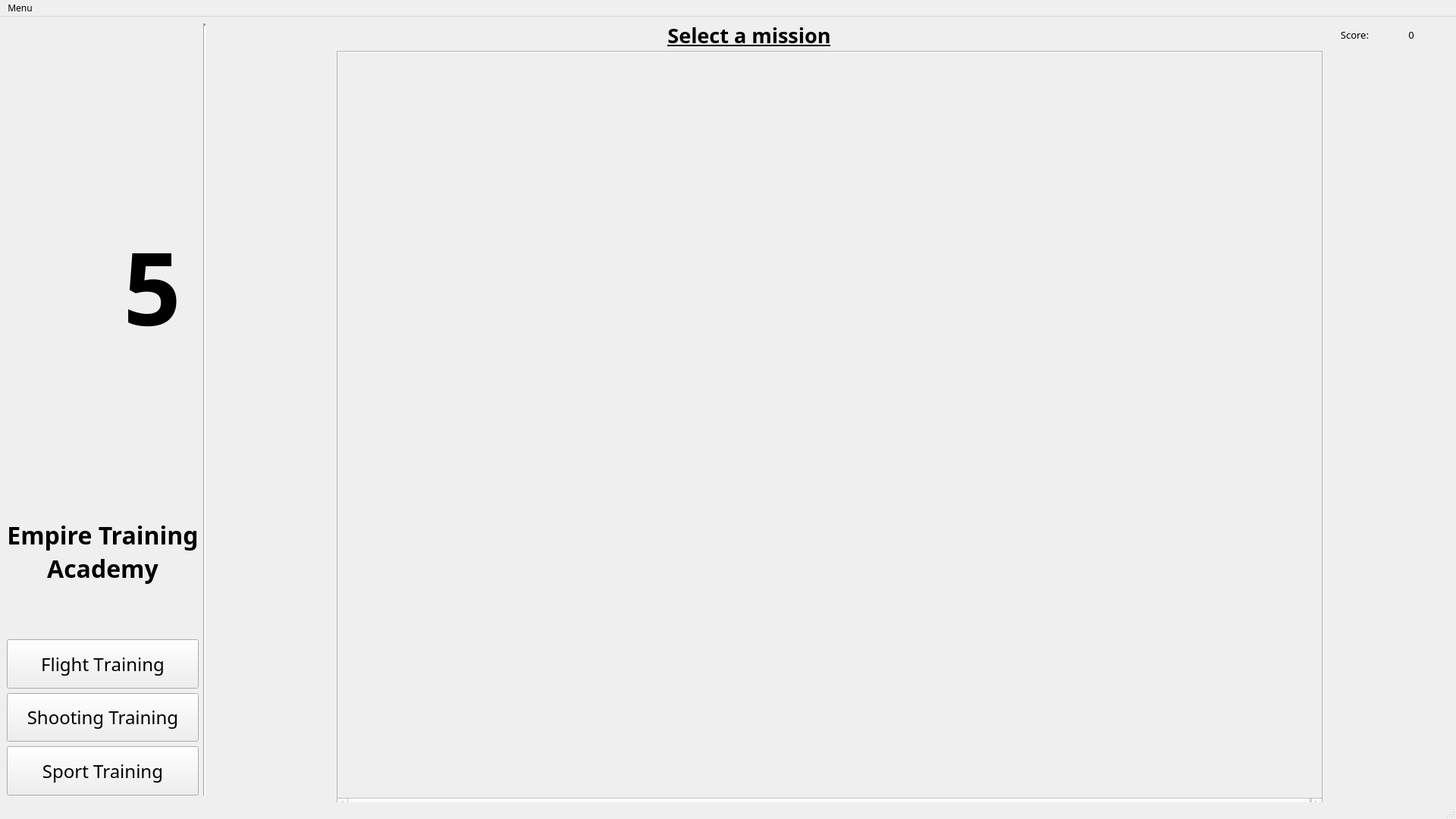
<?xml version="1.0" encoding="UTF-8"?>
<ui version="4.0">
 <class>MainWindow</class>
 <widget class="QMainWindow" name="MainWindow">
  <property name="geometry">
   <rect>
    <x>0</x>
    <y>0</y>
    <width>1920</width>
    <height>1080</height>
   </rect>
  </property>
  <property name="sizePolicy">
   <sizepolicy hsizetype="Preferred" vsizetype="Preferred">
    <horstretch>0</horstretch>
    <verstretch>0</verstretch>
   </sizepolicy>
  </property>
  <property name="minimumSize">
   <size>
    <width>1920</width>
    <height>1080</height>
   </size>
  </property>
  <property name="maximumSize">
   <size>
    <width>1920</width>
    <height>1080</height>
   </size>
  </property>
  <property name="sizeIncrement">
   <size>
    <width>16</width>
    <height>9</height>
   </size>
  </property>
  <property name="font">
   <font>
    <family>Bahnschrift</family>
   </font>
  </property>
  <property name="cursor">
   <cursorShape>CrossCursor</cursorShape>
  </property>
  <property name="windowTitle">
   <string>Empire Training Academy</string>
  </property>
  <property name="windowIcon">
   <iconset resource="resources/resources.qrc">
    <normaloff>:/images/images/Emblem_of_the_First_Galactic_Empire.svg</normaloff>:/images/images/Emblem_of_the_First_Galactic_Empire.svg</iconset>
  </property>
  <property name="autoFillBackground">
   <bool>false</bool>
  </property>
  <property name="styleSheet">
   <string notr="true"/>
  </property>
  <widget class="QWidget" name="centralwidget">
   <property name="sizePolicy">
    <sizepolicy hsizetype="Fixed" vsizetype="Fixed">
     <horstretch>0</horstretch>
     <verstretch>0</verstretch>
    </sizepolicy>
   </property>
   <layout class="QHBoxLayout" name="horizontalLayout">
    <item>
     <layout class="QVBoxLayout" name="verticalLayout">
      <property name="rightMargin">
       <number>0</number>
      </property>
      <item>
       <layout class="QHBoxLayout" name="horizontalLayout_4">
        <property name="bottomMargin">
         <number>0</number>
        </property>
        <item>
         <layout class="QHBoxLayout" name="horizontalLayout_5">
          <item>
           <spacer name="horizontalSpacer">
            <property name="orientation">
             <enum>Qt::Horizontal</enum>
            </property>
            <property name="sizeType">
             <enum>QSizePolicy::Preferred</enum>
            </property>
            <property name="sizeHint" stdset="0">
             <size>
              <width>40</width>
              <height>20</height>
             </size>
            </property>
           </spacer>
          </item>
          <item>
           <widget class="QLabel" name="profilePicLable">
            <property name="enabled">
             <bool>true</bool>
            </property>
            <property name="minimumSize">
             <size>
              <width>40</width>
              <height>40</height>
             </size>
            </property>
            <property name="maximumSize">
             <size>
              <width>40</width>
              <height>40</height>
             </size>
            </property>
            <property name="text">
             <string/>
            </property>
            <property name="pixmap">
             <pixmap resource="resources/resources.qrc">:/images/images/close.svg</pixmap>
            </property>
            <property name="scaledContents">
             <bool>true</bool>
            </property>
           </widget>
          </item>
          <item>
           <widget class="QLabel" name="profileRankLable">
            <property name="sizePolicy">
             <sizepolicy hsizetype="Minimum" vsizetype="Preferred">
              <horstretch>0</horstretch>
              <verstretch>0</verstretch>
             </sizepolicy>
            </property>
            <property name="font">
             <font>
              <pointsize>15</pointsize>
              <weight>75</weight>
              <bold>true</bold>
             </font>
            </property>
            <property name="text">
             <string>&lt;rank&gt;</string>
            </property>
            <property name="alignment">
             <set>Qt::AlignRight|Qt::AlignTrailing|Qt::AlignVCenter</set>
            </property>
           </widget>
          </item>
          <item>
           <widget class="QLabel" name="profileNameLable">
            <property name="sizePolicy">
             <sizepolicy hsizetype="Minimum" vsizetype="Preferred">
              <horstretch>0</horstretch>
              <verstretch>0</verstretch>
             </sizepolicy>
            </property>
            <property name="font">
             <font>
              <pointsize>15</pointsize>
             </font>
            </property>
            <property name="text">
             <string>&lt;name&gt;</string>
            </property>
           </widget>
          </item>
          <item>
           <spacer name="horizontalSpacer_2">
            <property name="orientation">
             <enum>Qt::Horizontal</enum>
            </property>
            <property name="sizeType">
             <enum>QSizePolicy::Preferred</enum>
            </property>
            <property name="sizeHint" stdset="0">
             <size>
              <width>40</width>
              <height>20</height>
             </size>
            </property>
           </spacer>
          </item>
         </layout>
        </item>
       </layout>
      </item>
      <item>
       <layout class="QHBoxLayout" name="Logo_layout">
        <item>
         <widget class="QLabel" name="logo">
          <property name="sizePolicy">
           <sizepolicy hsizetype="Preferred" vsizetype="Preferred">
            <horstretch>0</horstretch>
            <verstretch>0</verstretch>
           </sizepolicy>
          </property>
          <property name="minimumSize">
           <size>
            <width>20</width>
            <height>20</height>
           </size>
          </property>
          <property name="maximumSize">
           <size>
            <width>800</width>
            <height>800</height>
           </size>
          </property>
          <property name="sizeIncrement">
           <size>
            <width>1</width>
            <height>1</height>
           </size>
          </property>
          <property name="text">
           <string/>
          </property>
          <property name="pixmap">
           <pixmap resource="resources/resources.qrc">:/images/images/Emblem_of_the_First_Galactic_Empire.svg</pixmap>
          </property>
          <property name="scaledContents">
           <bool>true</bool>
          </property>
          <property name="alignment">
           <set>Qt::AlignCenter</set>
          </property>
          <property name="margin">
           <number>5</number>
          </property>
         </widget>
        </item>
        <item>
         <widget class="QLabel" name="countdownLabel">
          <property name="enabled">
           <bool>true</bool>
          </property>
          <property name="minimumSize">
           <size>
            <width>0</width>
            <height>600</height>
           </size>
          </property>
          <property name="font">
           <font>
            <pointsize>100</pointsize>
            <weight>75</weight>
            <bold>true</bold>
           </font>
          </property>
          <property name="text">
           <string>5</string>
          </property>
          <property name="alignment">
           <set>Qt::AlignCenter</set>
          </property>
         </widget>
        </item>
       </layout>
      </item>
      <item>
       <widget class="QLabel" name="eta_label">
        <property name="sizePolicy">
         <sizepolicy hsizetype="Preferred" vsizetype="Preferred">
          <horstretch>0</horstretch>
          <verstretch>0</verstretch>
         </sizepolicy>
        </property>
        <property name="font">
         <font>
          <family>Bahnschrift</family>
          <pointsize>24</pointsize>
          <weight>75</weight>
          <bold>true</bold>
         </font>
        </property>
        <property name="text">
         <string>Empire Training Academy</string>
        </property>
        <property name="alignment">
         <set>Qt::AlignCenter</set>
        </property>
        <property name="wordWrap">
         <bool>true</bool>
        </property>
       </widget>
      </item>
      <item>
       <layout class="QHBoxLayout" name="horizontalLayout_3"/>
      </item>
      <item>
       <spacer name="verticalSpacer">
        <property name="orientation">
         <enum>Qt::Vertical</enum>
        </property>
        <property name="sizeHint" stdset="0">
         <size>
          <width>20</width>
          <height>40</height>
         </size>
        </property>
       </spacer>
      </item>
      <item>
       <widget class="QPushButton" name="gameStartButton1">
        <property name="sizePolicy">
         <sizepolicy hsizetype="Preferred" vsizetype="Expanding">
          <horstretch>0</horstretch>
          <verstretch>0</verstretch>
         </sizepolicy>
        </property>
        <property name="font">
         <font>
          <family>Bahnschrift</family>
          <pointsize>18</pointsize>
          <kerning>false</kerning>
         </font>
        </property>
        <property name="text">
         <string>Flight Training</string>
        </property>
        <property name="icon">
         <iconset resource="resources/resources.qrc">
          <normaloff>:/images/images/rocket-launch.png</normaloff>:/images/images/rocket-launch.png</iconset>
        </property>
        <property name="iconSize">
         <size>
          <width>64</width>
          <height>64</height>
         </size>
        </property>
        <property name="autoRepeat">
         <bool>false</bool>
        </property>
       </widget>
      </item>
      <item>
       <widget class="QPushButton" name="gameStartButton2">
        <property name="sizePolicy">
         <sizepolicy hsizetype="Minimum" vsizetype="Expanding">
          <horstretch>0</horstretch>
          <verstretch>0</verstretch>
         </sizepolicy>
        </property>
        <property name="font">
         <font>
          <family>Bahnschrift</family>
          <pointsize>18</pointsize>
         </font>
        </property>
        <property name="text">
         <string>Shooting Training</string>
        </property>
        <property name="icon">
         <iconset resource="resources/resources.qrc">
          <normaloff>:/images/images/blaster.png</normaloff>:/images/images/blaster.png</iconset>
        </property>
        <property name="iconSize">
         <size>
          <width>64</width>
          <height>64</height>
         </size>
        </property>
        <property name="checkable">
         <bool>false</bool>
        </property>
        <property name="default">
         <bool>false</bool>
        </property>
        <property name="flat">
         <bool>false</bool>
        </property>
       </widget>
      </item>
      <item>
       <widget class="QPushButton" name="gameStartButton3">
        <property name="sizePolicy">
         <sizepolicy hsizetype="Minimum" vsizetype="Expanding">
          <horstretch>0</horstretch>
          <verstretch>0</verstretch>
         </sizepolicy>
        </property>
        <property name="font">
         <font>
          <family>Bahnschrift</family>
          <pointsize>18</pointsize>
         </font>
        </property>
        <property name="text">
         <string>Sport Training</string>
        </property>
        <property name="icon">
         <iconset resource="resources/resources.qrc">
          <normaloff>:/images/images/armor.png</normaloff>:/images/images/armor.png</iconset>
        </property>
        <property name="iconSize">
         <size>
          <width>64</width>
          <height>64</height>
         </size>
        </property>
       </widget>
      </item>
     </layout>
    </item>
    <item>
     <widget class="Line" name="line">
      <property name="minimumSize">
       <size>
        <width>0</width>
        <height>0</height>
       </size>
      </property>
      <property name="font">
       <font>
        <weight>50</weight>
        <bold>false</bold>
       </font>
      </property>
      <property name="lineWidth">
       <number>3</number>
      </property>
      <property name="orientation">
       <enum>Qt::Vertical</enum>
      </property>
     </widget>
    </item>
    <item>
     <layout class="QVBoxLayout" name="verticalLayout_2">
      <property name="leftMargin">
       <number>0</number>
      </property>
      <item>
       <layout class="QHBoxLayout" name="horizontalLayout_6">
        <property name="topMargin">
         <number>0</number>
        </property>
        <item>
         <widget class="QLabel" name="missionNameLabel">
          <property name="sizePolicy">
           <sizepolicy hsizetype="Expanding" vsizetype="Preferred">
            <horstretch>0</horstretch>
            <verstretch>0</verstretch>
           </sizepolicy>
          </property>
          <property name="minimumSize">
           <size>
            <width>0</width>
            <height>30</height>
           </size>
          </property>
          <property name="font">
           <font>
            <pointsize>20</pointsize>
            <weight>75</weight>
            <bold>true</bold>
            <underline>true</underline>
           </font>
          </property>
          <property name="text">
           <string>Select a mission</string>
          </property>
          <property name="alignment">
           <set>Qt::AlignCenter</set>
          </property>
         </widget>
        </item>
        <item>
         <layout class="QHBoxLayout" name="horizontalLayout_7">
          <item>
           <widget class="QLabel" name="scoreLabel">
            <property name="sizePolicy">
             <sizepolicy hsizetype="Minimum" vsizetype="Preferred">
              <horstretch>0</horstretch>
              <verstretch>0</verstretch>
             </sizepolicy>
            </property>
            <property name="minimumSize">
             <size>
              <width>100</width>
              <height>0</height>
             </size>
            </property>
            <property name="maximumSize">
             <size>
              <width>100</width>
              <height>16777215</height>
             </size>
            </property>
            <property name="font">
             <font>
              <pointsize>10</pointsize>
             </font>
            </property>
            <property name="text">
             <string>Score:</string>
            </property>
            <property name="alignment">
             <set>Qt::AlignRight|Qt::AlignTrailing|Qt::AlignVCenter</set>
            </property>
           </widget>
          </item>
          <item>
           <widget class="QLabel" name="scorePointsLabel">
            <property name="sizePolicy">
             <sizepolicy hsizetype="Minimum" vsizetype="Preferred">
              <horstretch>0</horstretch>
              <verstretch>0</verstretch>
             </sizepolicy>
            </property>
            <property name="minimumSize">
             <size>
              <width>100</width>
              <height>0</height>
             </size>
            </property>
            <property name="maximumSize">
             <size>
              <width>200</width>
              <height>16777215</height>
             </size>
            </property>
            <property name="font">
             <font>
              <pointsize>10</pointsize>
             </font>
            </property>
            <property name="text">
             <string>0</string>
            </property>
            <property name="alignment">
             <set>Qt::AlignCenter</set>
            </property>
           </widget>
          </item>
         </layout>
        </item>
       </layout>
      </item>
      <item>
       <layout class="QHBoxLayout" name="horizontalLayout_2">
        <item>
         <widget class="QGraphicsView" name="graphicsView">
          <property name="enabled">
           <bool>false</bool>
          </property>
          <property name="minimumSize">
           <size>
            <width>1300</width>
            <height>1000</height>
           </size>
          </property>
          <property name="maximumSize">
           <size>
            <width>1300</width>
            <height>1000</height>
           </size>
          </property>
          <property name="cursor" stdset="0">
           <cursorShape>CrossCursor</cursorShape>
          </property>
          <property name="backgroundBrush">
           <brush brushstyle="NoBrush">
            <color alpha="255">
             <red>82</red>
             <green>197</green>
             <blue>82</blue>
            </color>
           </brush>
          </property>
          <property name="sceneRect">
           <rectf>
            <x>0.000000000000000</x>
            <y>0.000000000000000</y>
            <width>1300.000000000000000</width>
            <height>900.000000000000000</height>
           </rectf>
          </property>
         </widget>
        </item>
       </layout>
      </item>
     </layout>
    </item>
   </layout>
  </widget>
  <widget class="QMenuBar" name="menubar">
   <property name="geometry">
    <rect>
     <x>0</x>
     <y>0</y>
     <width>1920</width>
     <height>21</height>
    </rect>
   </property>
   <widget class="QMenu" name="menuMenu">
    <property name="title">
     <string>Menu</string>
    </property>
    <addaction name="actionCredits"/>
    <addaction name="separator"/>
    <addaction name="actionExit"/>
   </widget>
   <addaction name="menuMenu"/>
  </widget>
  <widget class="QStatusBar" name="statusbar"/>
  <action name="actionCredits">
   <property name="text">
    <string>Credits</string>
   </property>
  </action>
  <action name="actionExit">
   <property name="text">
    <string>Exit</string>
   </property>
  </action>
 </widget>
 <resources>
  <include location="resources/resources.qrc"/>
 </resources>
 <connections>
  <connection>
   <sender>actionExit</sender>
   <signal>triggered()</signal>
   <receiver>MainWindow</receiver>
   <slot>close()</slot>
   <hints>
    <hint type="sourcelabel">
     <x>-1</x>
     <y>-1</y>
    </hint>
    <hint type="destinationlabel">
     <x>959</x>
     <y>539</y>
    </hint>
   </hints>
  </connection>
 </connections>
</ui>
